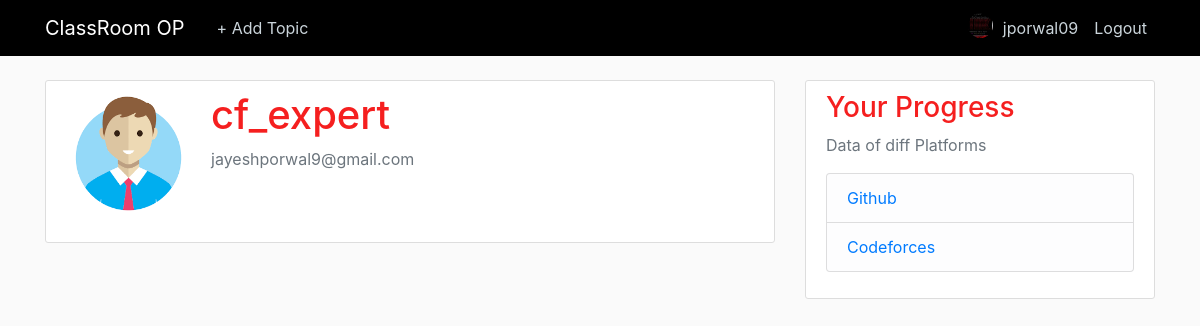
Page /17/user/ (signed in) on the committed database.
### users/models.py (models this page shows, shortened)
class Profile(models.Model):
	user = models.OneToOneField(User, on_delete= models.CASCADE)
	image = models.ImageField(default = 'default.png', upload_to = 'profile_pics')

### users/views.py (the view)
# urls.py: path('<int:user_id>/user/', user_views.diffprofile , name = 'userop'),
@login_required
def diffprofile(request,user_id):
    id = request.user.id
    print(id)
    if id==user_id:
       return redirect('profile')
    else:
        if user_id != 1:
            user_id=user_id-11
        pro = get_object_or_404(Profile,pk=user_id)
        print(pro.user.username)
        return render(request, 'users/newpp.html',{'used':pro})

### users/templates/users/newpp.html
{% extends "users/home.html" %}
{% load crispy_forms_tags %}
{% block content %}
    <div class="content-section">
      <div class="media">
        <img class="rounded-circle account-img" src="{{ used.user.profile.image.url }}">
        <div class="media-body">
          <h2 class="account-heading">{{ used.user.username }}</h2>
          <p class="text-secondary">{{ used.user.email }}</p>
        </div>
      </div>
    </div>
{% endblock content %}

### users/templates/users/home.html (shortened to what this page needs)
{% load static %}
<!DOCTYPE html>
<html>
<head>
    <link rel="stylesheet" href="https://maxcdn.bootstrapcdn.com/bootstrap/4.0.0/css/bootstrap.min.css">
    <link rel="stylesheet" type="text/css" href="{% static 'users/main.css' %}">
</head>
<body>
	<header class="site-header">
  <nav class="navbar navbar-expand-md navbar-dark bg-steel fixed-top">
    <div class="container">
      <a class="navbar-brand mr-4" href="{% url 'userhome' %}">ClassRoom OP</a>
      <div class="collapse navbar-collapse" id="navbarToggle">
        <div class="navbar-nav mr-auto">
          {% if user.is_authenticated %}
          <a class="nav-item nav-link" href="{% url 'addtopic' %}">+ Add Topic</a>
          {% else %}
          <a class="nav-item nav-link" href="#">About</a>
          {% endif %}
        </div>
        <div class="navbar-nav">
          {% if user.is_authenticated %}
          <img class="rounded-circle article-img" src="{{ user.profile.image.url }}">
          <a class="nav-item nav-link" href="{% url 'profile' %}">{{ user.username }}</a>
          <a class="nav-item nav-link" href="{% url 'logout' %}">Logout</a>
          {% else %}
          <a class="nav-item nav-link" href="{% url 'login' %}">Login</a>
          <a class="nav-item nav-link" href="{% url 'register' %}">Register</a>
          {% endif %}
        </div>
      </div>
    </div>
  </nav>
</header>
<main role="main" class="container">
  <div class="row">
    <div class="col-md-8">
      {% block content %}{% endblock %}
    </div>
    <div class="col-md-4">
      <div class="content-section">
        <h3>Your Progress</h3>
        <p class='text-muted'>Data of diff Platforms
          <ul class="list-group">
            <li class="list-group-item list-group-item-light"><a href="/github">Github</a></li>
            <li class="list-group-item list-group-item-light"><a href="/cf">Codeforces</a></li>
          </ul>
        </p>
      </div>
    </div>
  </div>
</main>
</body>
</html>

### users/static/users/main.css (style rules this page uses)
body { background: #fafafa; color: #333333; margin-top: 5rem; }
h1, h2, h3, h4, h5, h6 { color: #f51f1f; }
ul { margin: 0; }
.bg-steel { background-color: #000000; }
.site-header .navbar-nav .nav-link { color: #cbd5db; }
.content-section { background: #ffffff; padding: 10px 20px; border: 1px solid #dddddd; border-radius: 3px; margin-bottom: 20px; }
.article-img { height: 25px; width: 25px; margin-top: 5px; margin-right: 2px; }
.account-img { height: 125px; width: 125px; margin-right: 20px; margin-bottom: 16px; }
.account-heading { font-size: 2.5rem; }

### rows in the picture
Profile: user.profile.image (placeholder picture), user.username "cf_expert", user.email "jayeshporwal9@gmail.com"

### other values in the picture
{{ user.username }} "jporwal09"
